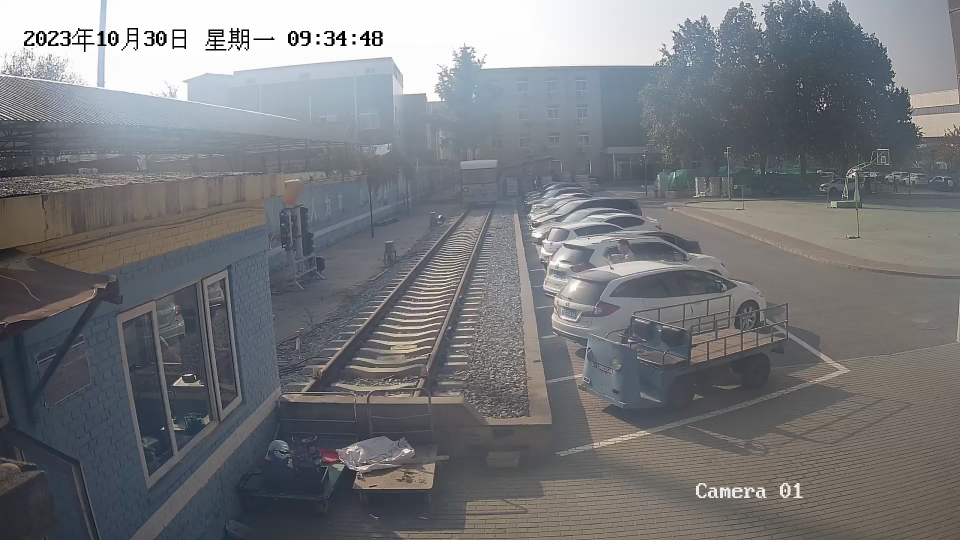
#> input picture input/00000000.png, 1920 x 1080 px (shown at 1/2 size); its folder holds 2 pictures in this run
$ python domo.py
#> lines starting #> are read from the running program, lines starting #| are printed output that depends on the picture
### fog_simulate.py

import numpy as np

from utils import darkChannel, estimateA,haze_linear, clip_to_unit_range
from guid_filter import guided_filter


def simulate(depth_map,image_init, beta=0.01, window_size_guidedFilter=41, window_size_darkChannel=15,epsilon=1e-6):
    '''
    depth_map: absolute depth map for image
    image_init: init image without fog
    '''
    # 透射率计算
    t_initial = np.exp(-beta * depth_map)

    t = clip_to_unit_range(guided_filter(image_init,t_initial, r=window_size_guidedFilter, eps=epsilon))

    #get dark cheannel
    dark_channel = darkChannel(image_init, window_size_darkChannel)

    #light estimate
    L_atm = estimateA(image_init,dark_channel)

    haze_image = haze_linear(image_init, t, L_atm)

    return haze_image

### guid_filter.py
import numpy as np
import cv2


def _gf_color(I, p, r, eps,):
    """ Color guided filter
    I - guide image (rgb)
    p - filtering input (single channel)
    r - window radius
    eps - regularization (roughly, variance of non-edge noise)
    s - subsampling factor for fast guided filter
    """
    if isinstance(r,int):
        r = (r,r)

    h, w = p.shape[:2]
    N = cv2.boxFilter(np.ones((h, w)), -1, r)

    mI_r = cv2.boxFilter(I[:,:,0], -1, r) / N
    mI_g = cv2.boxFilter(I[:,:,1], -1, r) / N
    mI_b = cv2.boxFilter(I[:,:,2], -1, r) / N

    mP = cv2.boxFilter(p, -1, r) / N

    # mean of I * p
    mIp_r = cv2.boxFilter(I[:,:,0]*p, -1, r) / N
    mIp_g = cv2.boxFilter(I[:,:,1]*p, -1, r) / N
    mIp_b = cv2.boxFilter(I[:,:,2]*p, -1, r) / N

    # per-patch covariance of (I, p)
    covIp_r = mIp_r - mI_r * mP
    covIp_g = mIp_g - mI_g * mP
    covIp_b = mIp_b - mI_b * mP

    # symmetric covariance matrix of I in each patch:
    #       rr rg rb
    #       rg gg gb
    #       rb gb bb
    var_I_rr = cv2.boxFilter(I[:,:,0] * I[:,:,0], -1, r) / N - mI_r * mI_r
    var_I_rg = cv2.boxFilter(I[:,:,0] * I[:,:,1], -1, r) / N - mI_r * mI_g
    var_I_rb = cv2.boxFilter(I[:,:,0] * I[:,:,2], -1, r) / N - mI_r * mI_b

    var_I_gg = cv2.boxFilter(I[:,:,1] * I[:,:,1], -1, r) / N - mI_g * mI_g
    var_I_gb = cv2.boxFilter(I[:,:,1] * I[:,:,2], -1, r) / N - mI_g * mI_b

    var_I_bb = cv2.boxFilter(I[:,:,2] * I[:,:,2], -1, r) / N - mI_b * mI_b

#######################
# 计算速度可以优化(calculate speed can be optimised by unfold for-loop)

# (1080*1920) time: 32.599939823150635
    # a = np.zeros((h, w, 3))
    # for i in range(h):
    #     for j in range(w):
    #         sig = np.array([
    #             [var_I_rr[i,j], var_I_rg[i,j], var_I_rb[i,j]],
    #             [var_I_rg[i,j], var_I_gg[i,j], var_I_gb[i,j]],
    #             [var_I_rb[i,j], var_I_gb[i,j], var_I_bb[i,j]]
    #         ])
    #         covIp = np.array([covIp_r[i,j], covIp_g[i,j], covIp_b[i,j]])
    #         a[i,j,:] = np.linalg.solve(sig + eps * np.eye(3), covIp)

###############################
# 老子优化完了hhhh
# (1080*1920) time: 1.556933879852295
    # 将一维的 covIp 向量转换为三维，以便与 sig 矩阵进行匹配操作
    # convert 1-d covIp to 3-d for matching with sig matrix
    covIp_3d = np.stack((covIp_r, covIp_g, covIp_b), axis=-1)

    eps_eye = eps * np.eye(3)

    var_I_transposed = np.stack((
        var_I_rr, var_I_rg, var_I_rb,
        var_I_rg, var_I_gg, var_I_gb,
        var_I_rb, var_I_gb, var_I_bb
    ), axis=-1).reshape((h,w,3,3))

    # 批量计算逆矩阵并解线性方程组
    # calculate inverse matrix and sove linear equations
    a = np.linalg.solve(var_I_transposed + eps_eye[None, None,:,:], covIp_3d)
######################################
    b = mP - a[:,:,0] * mI_r - a[:,:,1] * mI_g - a[:,:,2] * mI_b

    meanA = cv2.boxFilter(a, -1, r) / N[...,np.newaxis]
    meanB = cv2.boxFilter(b, -1, r) / N

    q = np.sum(meanA * I, axis=2) + meanB

    return q


# [27 lines left out: function _gf_gray, not called in this run]


def _gf_colorgray(I, p, r, eps):
    """ automatically choose color or gray guided filter based on I's shape """
    if I.ndim == 2 or I.shape[2] == 1:
        return _gf_gray(I, p, r, eps)
    elif I.ndim == 3 and I.shape[2] == 3:
        return _gf_color(I, p, r, eps)
    else:
        print("Invalid guide dimensions:", I.shape)


def guided_filter(I, p, r, eps):
    """ run a guided filter per-channel on filtering input p
        I - guide image (1 or 3 channel)
        p - filter input (n channel)
        r - window raidus
        eps - regularization (roughly, allowable variance of non-edge noise)
        s - subsampling factor for fast guided filter
    """
    if p.ndim == 2:
        p = p[:,:,np.newaxis]

    out = np.zeros_like(p)
    for ch in range(p.shape[2]):
        out[:,:,ch] = _gf_colorgray(I, p[:,:,ch], r, eps)
    return np.squeeze(out) if p.ndim == 2 else out

### utils.py
import cv2
import numpy as np

def clip_to_unit_range(image):
    return np.clip(image, 0, 1)

def darkChannel(img,r = 15):
    '''
    @Description :求取暗通道图(get darkchannel feature)
                  np.min实现三通道中的最小值;cv2.erode实现了窗口中的最小值
                  (np.min get minimum value of RGB channel; cv2.erode get minimum value of slide window)
    @Parameter   :img为原始图像 (img is an original image)
    @Parameter   :r  为窗口大小 (r is the size of slide window)
    @Return      :原始图像的暗通道图 (darkchannel image of img)
    '''
    DarkChann = cv2.erode(np.min(img,2),np.ones((r,r)))

    return DarkChann

def estimateA(img,darkChann):
    '''
    @Description :将按通道中前0.1%亮度的像素定位到原图中,并在这些位置上求取各个通道的均值以作为三通道的全局大气光A
                  (The pixels with the brightness of the top 0.1% in the channel are located in the original image,
                  and the mean value of each channel is obtained at these positions to serve as the global atmospheric light A of the three channels)
    @Parameter   :img为原始图像 (img is an original image)
    @Parameter   :darkChann为暗通道图 (darkChann is darkchannel image of img)
    @Return      :三通道下的A (global atmospheric light A of RGB channel)
    '''

    h,w,_  = img.shape
    length = h*w
    num    = max(int(length *0.0001),1)
    DarkChannVec = np.reshape(darkChann,length)  # convert to a row vector
    index  = DarkChannVec.argsort()[length-num:]
    rowIdx = index // w
    colIdx = index %  w
    coords = np.stack((colIdx,rowIdx),axis = 1)

    sumA   = np.zeros((1,1,3))
    for coord in coords:
        col,row = coord
        sumA    += img[row,col,:]
    A = sumA / num

    return A

def haze_linear(R, t, L):
    """
    Generate hazy image from clean image using the linear haze model corresponding
    to Lambert-Beer law.

    Args:
    - R: H-by-W-by-C clean image array representing true radiance of the scene.
    - t: H-by-W transmission map array.
    - L: 1-by-1-by-C array representing the homogeneous atmospheric light.

    Returns:
    - I: Synthetic hazy image with the same size as the input clean image R.
    """

    # 获取图像通道数 (get nums of image channels)
    image_channels = L.shape[2]

    # 复制传输映射至所有通道 (transmission map array is mapped to all channels)
    t_replicated = np.repeat(t[...], image_channels, axis=-1)

    # 应用线性雾霾模型 (apply linear haze model)
    I = t_replicated * R + (1 - t_replicated) * np.tile(L, (t.shape[0], t.shape[1], 1))

    return I

### domo.py
import cv2
from fog_simulate import *
import time


#########################################################
beta = 0.05  #调整雾的浓度，不要小于0.003
#########################################################
epsilon = 1e-6
window_size_guidedFilter = 41
window_size_darkChannel = 15

# (1080*1920) time: 1.556933879852295
START = time.time()
image_name = "00000000"
image_file_path = f'./input/{image_name}.png'
depth_map_file_path = f'./input/{image_name}_depth.png'

init_image = cv2.imread(image_file_path, cv2.COLOR_BGR2RGB)/255.0
depth_map_uint16 = cv2.imread(depth_map_file_path, cv2.IMREAD_UNCHANGED)
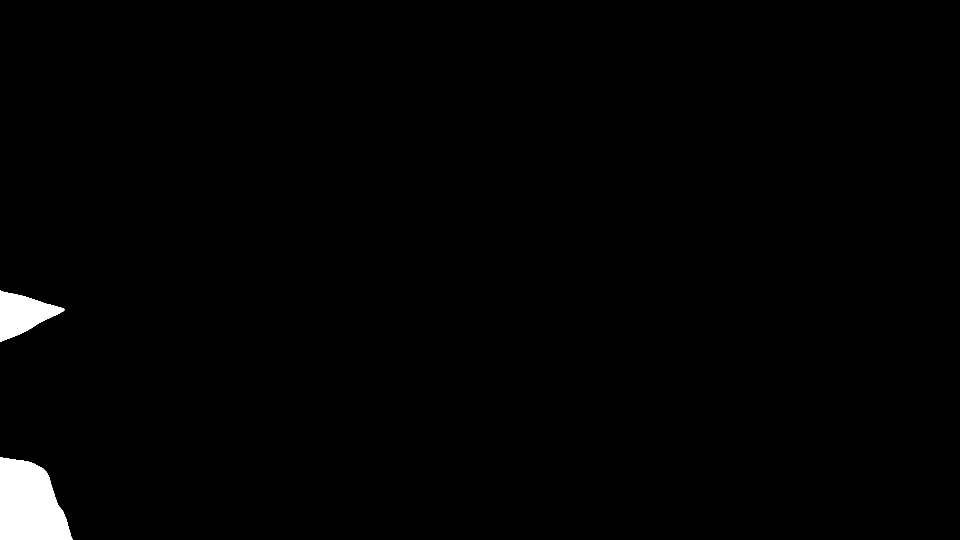
#> input picture input/00000000_depth.png, 1920 x 1080 px (shown at 1/2 size)
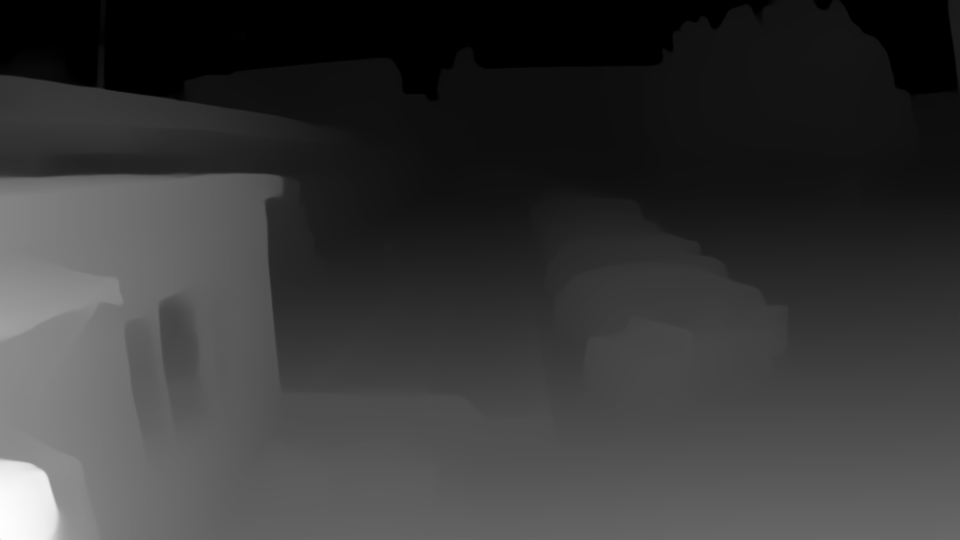
#> depth_map_uint16: shape (1080, 1920) uint16 (shown at 1/2 size); min 0, max 446, mean 98.3; drawn with min black and max white
depth_map_float = depth_map_uint16.astype(np.float32) / 65535.0

# 使用视差图估计绝对深度图
# 使用Depth_anything估计得到的视差图 @https://github.com/LiheYoung/Depth-Anything
L = 0.07 / np.clip(depth_map_float,  epsilon, 1)

haze_image = simulate(L,init_image,\
                      beta=beta,\
                      window_size_guidedFilter=window_size_guidedFilter,\
                      window_size_darkChannel=window_size_darkChannel)
#> in simulate, `t_initial = np.exp(-beta * depth_map)`:
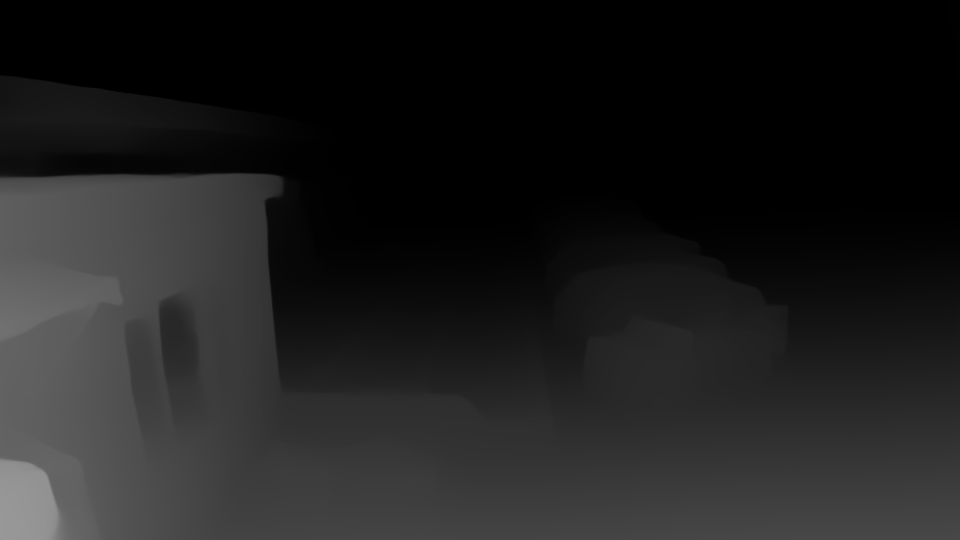
#> t_initial: shape (1080, 1920) float32 (shown at 1/2 size); min 0, max 0.598, mean 0.122
#> the loop in guided_filter, `for ch in range(p.shape[2]):` made 1 pass
#> pass 1, in _gf_color, `mI_b = cv2.boxFilter(I[:,:,2], -1, r) / N`:
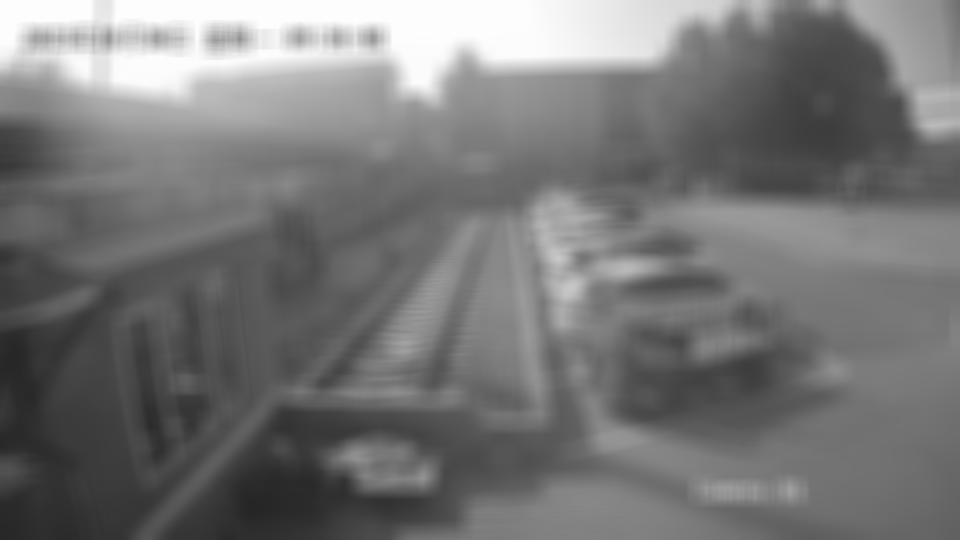
#> mI_b: shape (1080, 1920) float64 (shown at 1/2 size); min 0.149, max 0.996, mean 0.467
#> pass 1, in _gf_color, `mP = cv2.boxFilter(p, -1, r) / N`:
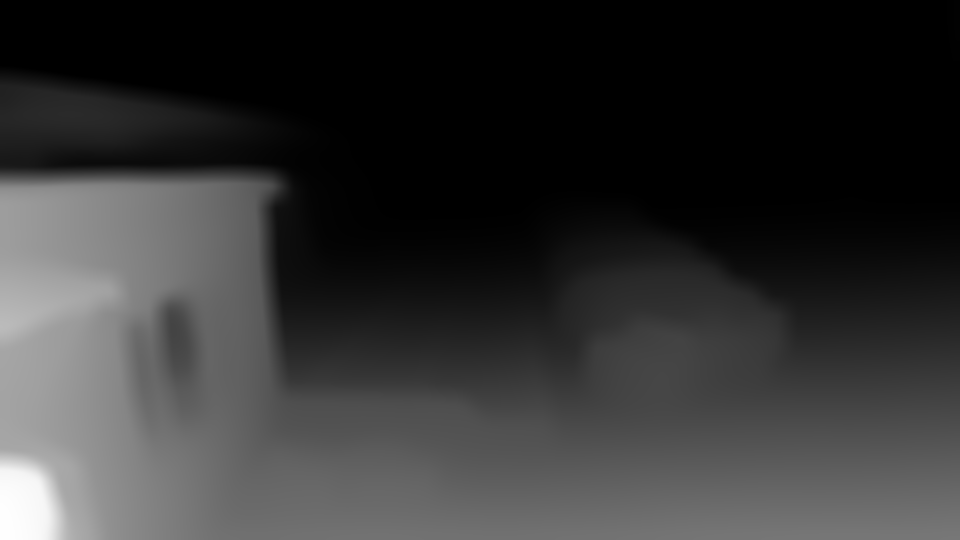
#> mP: shape (1080, 1920) float64 (shown at 1/2 size); min -1.55e-18, max 0.595, mean 0.122; drawn with min black and max white
#> in darkChannel, `DarkChann = cv2.erode(np.min(img,2),np.ones((r,r)))`:
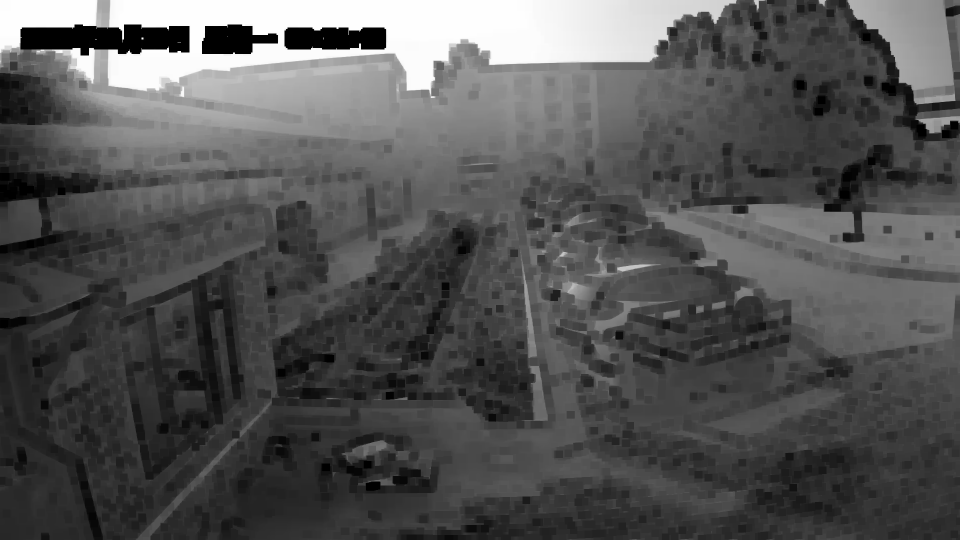
#> DarkChann: shape (1080, 1920) float64 (shown at 1/2 size); min 0, max 0.996, mean 0.331
#> in estimateA, `index  = DarkChannVec.argsort()[length-num:]`: index = 207 values, max 154167 at index 61, min 24 at index 204, mean 11326.5
#> in estimateA, `rowIdx = index // w`: rowIdx = 207 values, max 80 at index 51, min 0 at index 0, mean 5.8
#> in estimateA, `colIdx = index %  w`: colIdx = 207 values, max 567 at index 61, min 24 at index 204, mean 196.1
#> in estimateA, `coords = np.stack((colIdx,rowIdx),axis = 1)`: coords = 207 pairs, first value 24 to 567, second value 0 to 80
#> the loop in estimateA, `for coord in coords:` made 207 passes
#> (col, row, sumA) on passes 1 to 3: (306, 0, [[0.996, 0.996, 0.996]]), (307, 0, [[1.99, 1.99, 1.99]]), (308, 0, [[2.99, 2.99, 2.99]])
#> after the loop in estimateA, `for coord in coords:`: sumA = [[206.2, 206.2, 206.2]]
#> in estimateA, `A = sumA / num`: A = [[0.996, 0.996, 0.996]]
#> in haze_linear, `I = t_replicated * R + (1 - t_replicated) * np.tile(L, (t.shape[0], t...`:
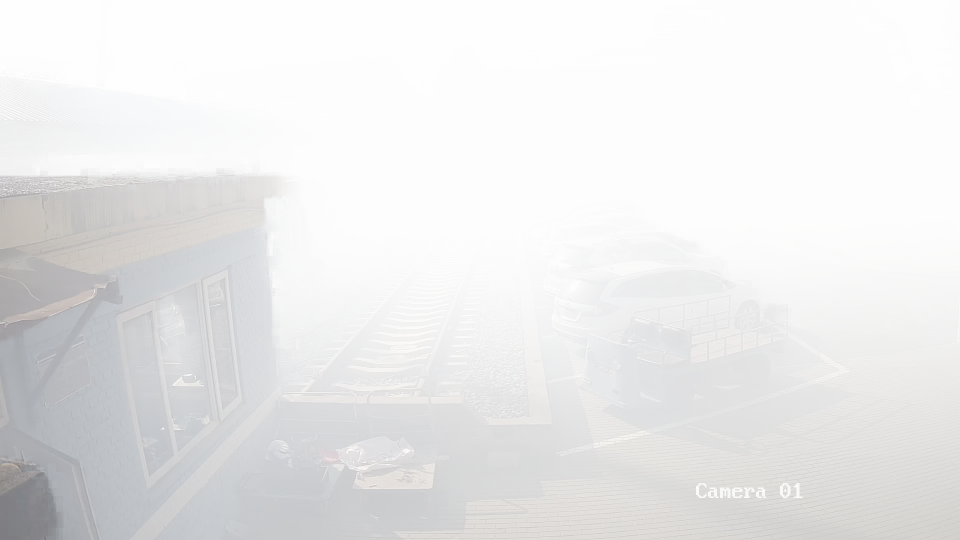
#> I: shape (1080, 1920, 3) float64 (shown at 1/2 size); mean B, G, R 0.919, 0.918, 0.918

cv2.imwrite(f'./output/result_{beta}.png', haze_image*255)
print(time.time()-START)
